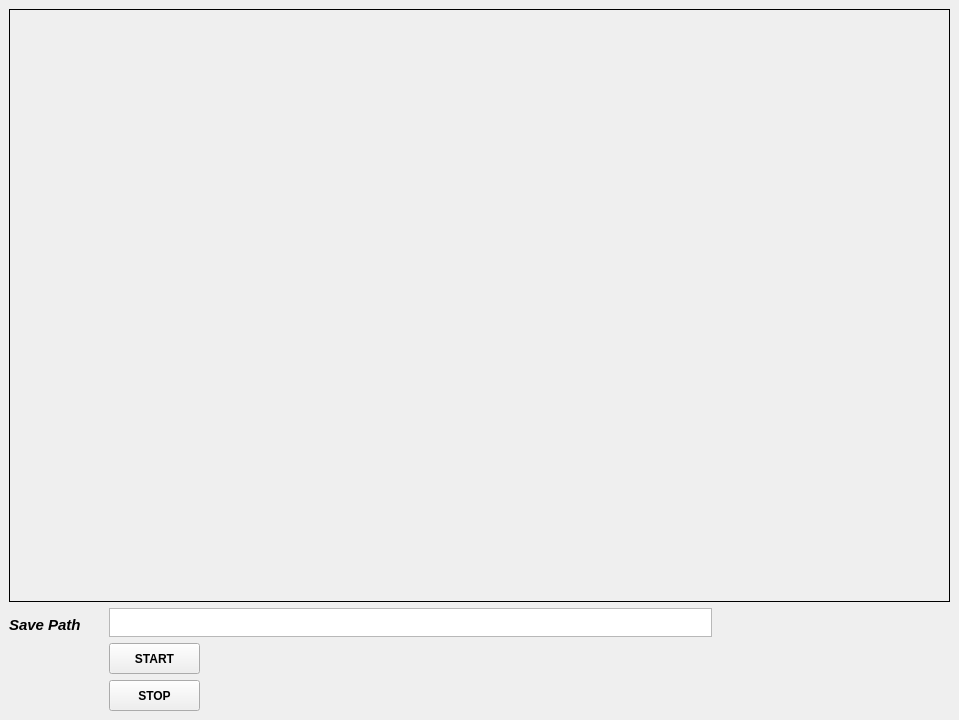
<?xml version="1.0" encoding="UTF-8"?>
<ui version="4.0">
 <class>MainWindow</class>
 <widget class="QMainWindow" name="MainWindow">
  <property name="geometry">
   <rect>
    <x>0</x>
    <y>0</y>
    <width>959</width>
    <height>720</height>
   </rect>
  </property>
  <property name="windowTitle">
   <string>MainWindow</string>
  </property>
  <widget class="QWidget" name="centralwidget">
   <layout class="QVBoxLayout" name="verticalLayout_4">
    <item>
     <layout class="QVBoxLayout" name="verticalLayout_3" stretch="90,10">
      <item>
       <widget class="QLabel" name="label_video">
        <property name="autoFillBackground">
         <bool>true</bool>
        </property>
        <property name="frameShape">
         <enum>QFrame::Box</enum>
        </property>
        <property name="text">
         <string/>
        </property>
       </widget>
      </item>
      <item>
       <layout class="QHBoxLayout" name="horizontalLayout_3" stretch="10,90">
        <item>
         <layout class="QVBoxLayout" name="verticalLayout_2" stretch="10,10,10">
          <item>
           <widget class="QLabel" name="label">
            <property name="font">
             <font>
              <pointsize>11</pointsize>
              <italic>true</italic>
              <bold>true</bold>
             </font>
            </property>
            <property name="text">
             <string>Save Path</string>
            </property>
           </widget>
          </item>
          <item>
           <spacer name="horizontalSpacer">
            <property name="orientation">
             <enum>Qt::Horizontal</enum>
            </property>
            <property name="sizeHint" stdset="0">
             <size>
              <width>40</width>
              <height>20</height>
             </size>
            </property>
           </spacer>
          </item>
          <item>
           <spacer name="horizontalSpacer_2">
            <property name="orientation">
             <enum>Qt::Horizontal</enum>
            </property>
            <property name="sizeHint" stdset="0">
             <size>
              <width>40</width>
              <height>20</height>
             </size>
            </property>
           </spacer>
          </item>
         </layout>
        </item>
        <item>
         <layout class="QVBoxLayout" name="verticalLayout" stretch="10,10,10">
          <item>
           <widget class="QTextBrowser" name="textBrowser_path">
            <property name="maximumSize">
             <size>
              <width>603</width>
              <height>29</height>
             </size>
            </property>
           </widget>
          </item>
          <item>
           <layout class="QHBoxLayout" name="horizontalLayout">
            <item>
             <widget class="QPushButton" name="pushButton_start">
              <property name="minimumSize">
               <size>
                <width>91</width>
                <height>31</height>
               </size>
              </property>
              <property name="font">
               <font>
                <bold>true</bold>
               </font>
              </property>
              <property name="text">
               <string>START</string>
              </property>
             </widget>
            </item>
            <item>
             <spacer name="horizontalSpacer_3">
              <property name="orientation">
               <enum>Qt::Horizontal</enum>
              </property>
              <property name="sizeHint" stdset="0">
               <size>
                <width>40</width>
                <height>20</height>
               </size>
              </property>
             </spacer>
            </item>
           </layout>
          </item>
          <item>
           <layout class="QHBoxLayout" name="horizontalLayout_2" stretch="0,0">
            <item>
             <widget class="QPushButton" name="pushButton_stop">
              <property name="minimumSize">
               <size>
                <width>91</width>
                <height>31</height>
               </size>
              </property>
              <property name="font">
               <font>
                <bold>true</bold>
               </font>
              </property>
              <property name="text">
               <string>STOP</string>
              </property>
             </widget>
            </item>
            <item>
             <spacer name="horizontalSpacer_4">
              <property name="orientation">
               <enum>Qt::Horizontal</enum>
              </property>
              <property name="sizeHint" stdset="0">
               <size>
                <width>40</width>
                <height>20</height>
               </size>
              </property>
             </spacer>
            </item>
           </layout>
          </item>
         </layout>
        </item>
       </layout>
      </item>
     </layout>
    </item>
   </layout>
  </widget>
 </widget>
 <resources/>
 <connections/>
</ui>
